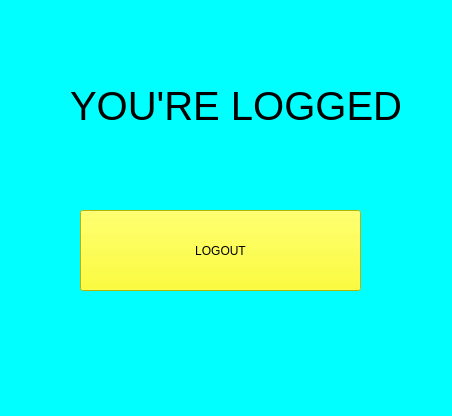
<?xml version="1.0" encoding="UTF-8"?>
<ui version="4.0">
 <class>MainWindow</class>
 <widget class="QMainWindow" name="MainWindow">
  <property name="geometry">
   <rect>
    <x>0</x>
    <y>0</y>
    <width>452</width>
    <height>416</height>
   </rect>
  </property>
  <property name="windowTitle">
   <string>MainWindow</string>
  </property>
  <property name="styleSheet">
   <string notr="true">background-color: rgb(0, 255, 255);</string>
  </property>
  <widget class="QWidget" name="centralwidget">
   <widget class="QLabel" name="label">
    <property name="geometry">
     <rect>
      <x>70</x>
      <y>50</y>
      <width>331</width>
      <height>111</height>
     </rect>
    </property>
    <property name="font">
     <font>
      <pointsize>30</pointsize>
     </font>
    </property>
    <property name="text">
     <string>YOU'RE LOGGED</string>
    </property>
   </widget>
   <widget class="QPushButton" name="pushButton">
    <property name="geometry">
     <rect>
      <x>80</x>
      <y>210</y>
      <width>281</width>
      <height>81</height>
     </rect>
    </property>
    <property name="styleSheet">
     <string notr="true">background-color: rgb(255, 255, 0);</string>
    </property>
    <property name="text">
     <string>LOGOUT</string>
    </property>
   </widget>
  </widget>
 </widget>
 <resources/>
 <connections/>
</ui>
